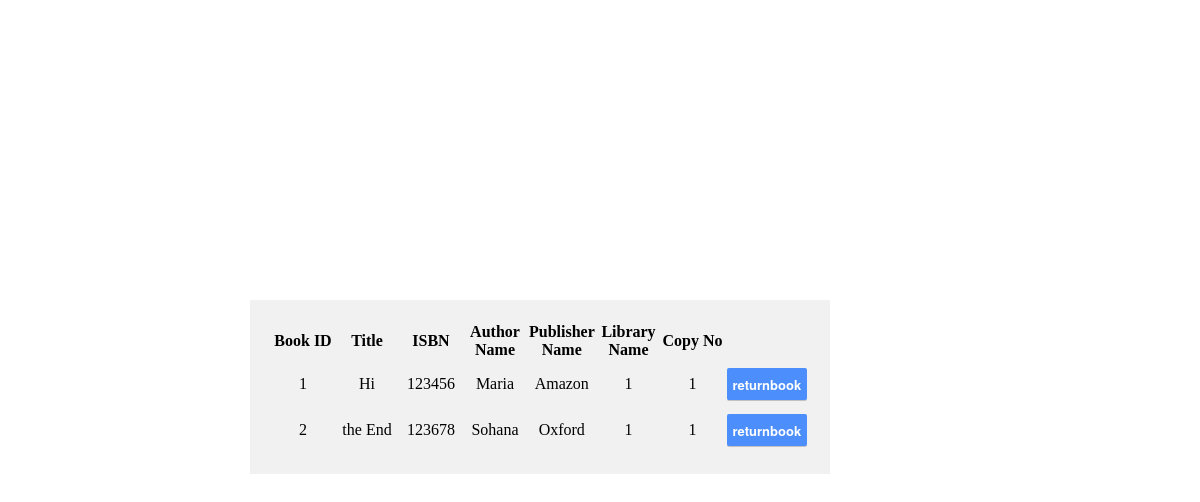
Page /return.php?reader_id=1 on the committed database.
### tables this page shows
CREATE TABLE IF NOT EXISTS `book_details` (
  `book_id` int(11) NOT NULL,
  `Title` varchar(45) DEFAULT NULL,
  `ISBN` varchar(45) NOT NULL,
  `publisher_id` int(11) DEFAULT NULL,
  `author_id` int(11) DEFAULT NULL,
  PRIMARY KEY (`book_id`),
  KEY `author_id` (`author_id`)
);

CREATE TABLE IF NOT EXISTS `borrowers_details` (
  `borrowers_id` int(11) NOT NULL AUTO_INCREMENT,
  `book_id` int(11) DEFAULT NULL,
  `copy_no` int(11) NOT NULL,
  `reader_id` int(11) DEFAULT NULL,
  `branch_id` int(11) DEFAULT NULL,
  `B_date` timestamp NULL DEFAULT CURRENT_TIMESTAMP,
  `R_date` datetime DEFAULT NULL,
  `taken` varchar(45) DEFAULT NULL,
  `fine` varchar(45) DEFAULT NULL,
  PRIMARY KEY (`borrowers_id`),
  KEY `book_id` (`book_id`),
  KEY `reader_id` (`reader_id`)
);

CREATE TABLE IF NOT EXISTS `authors` (
  `author_id` int(11) NOT NULL,
  `Author_Name` varchar(45) DEFAULT NULL,
  PRIMARY KEY (`author_id`)
);

CREATE TABLE IF NOT EXISTS `publishes` (
  `publisher_id` int(11) NOT NULL,
  `publisher_Name` varchar(45) DEFAULT NULL,
  `publisher_Address` varchar(45) DEFAULT NULL,
  PRIMARY KEY (`publisher_id`)
);

### return.php (the view, shortened to what this page needs)
<html>
	<head>
		<link rel="stylesheet" href="style.css" type="text/css">
	</head>
	</head>
	<body>
		<div id="container" style="margin-left:-350px">
		<?php
		$reader_id=$_REQUEST['reader_id'];
			$result=mysql_query("select * from
				book_details b, authors a, publishes p, borrowers_details bd
				where b.author_id=a.author_id and b.publisher_id=p.publisher_id and bd.book_id=b.book_id and bd.reader_id='$reader_id' and bd.taken='checkouted'");
			echo "<table>";
				echo "<tr>
						<th>Book ID</th>
					  	<th>Title</th>
					  	<th>ISBN</th>
					  	<th>Author Name</th>
					  	<th>Publisher Name</th>
					  	<th>Library Name</th>
					  	<th>Copy No</th>
				   	</tr>"	;
				while($row=mysql_fetch_array($result))
				{
					$book_id=$row['book_id'];
					$title=$row['Title'];
					$isbn=$row['ISBN'];
					$publisherid=$row['publisher_Name'];
					$authorid=$row['Author_Name'];
					$branch_id=$row['branch_id'];
					$copy_no=$row['copy_no'];
				echo "<form action='returnbook.php?book_id=$book_id&branch_id=$branch_id&copies_no=$copy_no&reader_id=$reader_id' method='post'>";
				echo "<td>".$book_id."</td>";
				echo "<td>".$title."</td>";
				echo "<td>".$isbn."</td>";
				echo "<td>".$authorid."</td>";
				echo "<td>".$publisherid."</td>";
				echo "<td>".$branch_id."</td>";
				echo "<td>".$copy_no."</td>";
				echo "<td><input type='submit' name='search_button' class='button' value='returnbook'></td></tr>";
				echo "</form>";
			}
			echo "</table>";
	 ?>
	</div>
	</body>
</html>

### css/style.css (style rules this page uses)
* { margin:0; }
body { margin: 0 auto; font-family: 'Roboto Slab'; }
#container { position:absolute; z-index:15; top:50%; left:50%; margin:-100px 0 0 -200px; background:#f1f1f1; padding: 20px; }
input { height:30px; width:250px; margin:5px 0 5px 0; }
.button { -webkit-box-shadow:rgba(0,0,0,0.2) 0 1px 0 0; -moz-box-shadow:rgba(0,0,0,0.2) 0 1px 0 0; box-shadow:rgba(0,0,0,0.2) 0 1px 0 0; color:#ffffff; background-color:#4b8efc; border-radius:2px; -moz-border-radius:2px; -webkit-border-radius:2px; border:none; font-family:'Helvetica Neue',Arial,sans-serif; font-size:13px; font-weight:700; height:32px; cursor:pointer; width: 100%; }
td { width:60px; text-align: center; }

### rows in the picture
book_details: borrowers_details.book_id "1", Title "Hi", ISBN "123456", author.Author_Name "Maria", publisher.publisher_Name "Amazon", borrowers_details.branch_id "1", borrowers_details.copy_no "1"
book_details: borrowers_details.book_id "2", Title "the End", ISBN "123678", author.Author_Name "Sohana", publisher.publisher_Name "Oxford", borrowers_details.branch_id "1", borrowers_details.copy_no "1"
